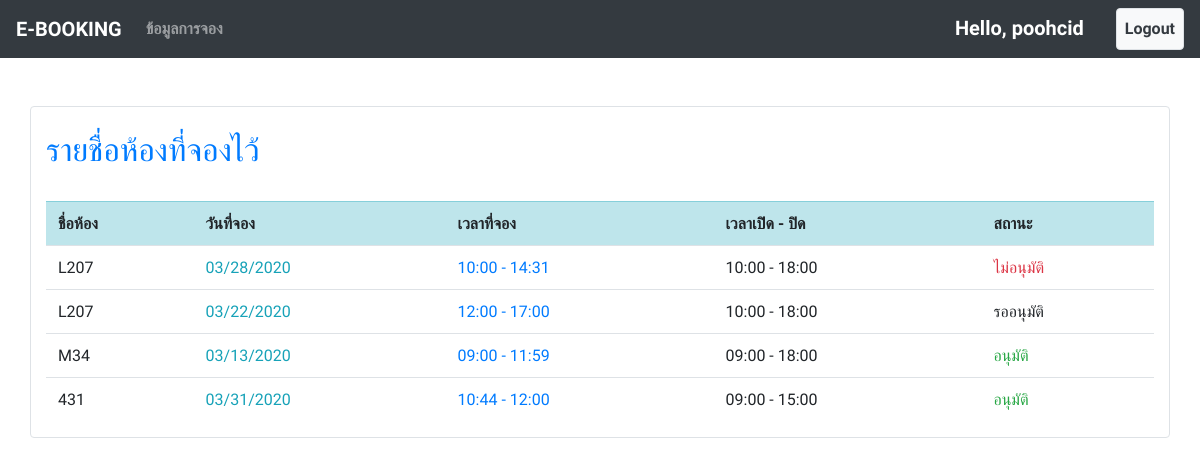
/book_list/ (signed in), run on an earlier commit of the app's database.
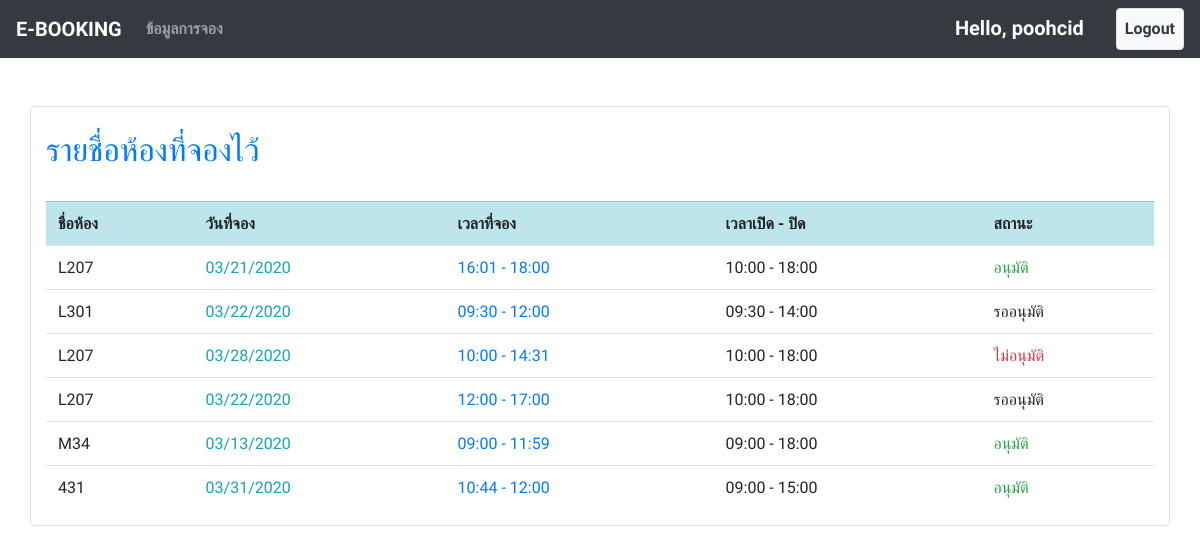
And on a later commit of the database.
### booking/models.py (models this page shows, shortened)
class Booking(models.Model):
    room = models.ForeignKey(Room, on_delete=models.CASCADE, null=True)
    date = models.DateField()
    start_time = models.TimeField()
    end_time = models.TimeField(null=True)
    description = models.TextField()
    status = models.CharField(null=True, default=None, choices=(
        ("รออนุมัติ", "Unknow"),
        ("ไม่อนุมัติ", "No"),
        ("อนุมัติ", "Yes")
    ), max_length=100)
    status_remark = models.TextField(null=True, blank=True)
    book_by = models.ForeignKey(User, on_delete=models.CASCADE, null=True)
    book_date = models.DateField(auto_now=True)

class Room(models.Model):
    name = models.CharField(max_length=100)
    open_time = models.TimeField()
    close_time = models.TimeField()
    capacity = models.IntegerField(default=0)

### booking/views.py (the view)
# urls.py: path('book_list/', views.book_list, name="book_list"), #หน้าข้อมูลการจอง
@login_required
@permission_required('booking.view_booking')
def book_list(request):
    context = {
        "books" : Booking.objects.filter(book_by=request.user).order_by('book_date')[::-1],
        "user" : request.user
    }
    return render(request, 'book_list.html', context=context)

### booking/templates/book_list.html
{% extends "base.html" %}
{% block content %}
    <br><br>
    <div class="container border rounded bg-white">
        <br>
        <h2 class="text-primary">รายชื่อห้องที่จองไว้</h2>
        <br>
        <table class="table">
            <tr class="table-Info">
                <th>ชื่อห้อง</th>
                <th>วันที่จอง</th>
                <th>เวลาที่จอง</th>
                <th>เวลาเปิด - ปิด</th>
                <th>สถานะ</th>
            </tr>
            {% for book in books %}
            <tr>
                <td>{{ book.room.name }}</td>
                <td class="text-info">{{ book.date|date:"SHORT_DATE_FORMAT" }}</td>
                <td class="text-primary">{{ book.start_time|date:"H:i" }} - {{ book.end_time|date:"H:i" }}</td>
                <td>{{ book.room.open_time|date:"H:i" }} - {{ book.room.close_time|date:"H:i" }}</td>
                <td><span class="text-{% if book.status == 'อนุมัติ' %}success{% endif %}{% if book.status == 'ไม่อนุมัติ' %}danger{% endif %}">
                        {% if book.status == 'ไม่อนุมัติ' %}
                        <a href="#" class="text-danger" onclick="alert('เพราะ {{ book.status_remark }}')">{{ book.status }}</a>
                        {% else %}
                        {{ book.status|default_if_none:"รออนุมัติ" }}
                        {% endif %}
                    </span>
                </td>
            </tr>
            {% endfor %}
        </table>
    </div>
{% endblock content %}

### templates/base.html (shortened to what this page needs)
{% load static %}
<html lang="en">
<head>
    <link rel="stylesheet" href="{% static 'css/bootstrap.min.css' %}">
    <link rel="stylesheet" href="{% static 'css/gijgo.css' %}" />
    <link rel="stylesheet" href="{% static 'css/gijgo.min.css' %}" />
</head>
</head>
<body>
    <nav class="navbar navbar-expand-sm bg-dark navbar-dark">
        <a class="navbar-brand" href="\">E-BOOKING</a>
        <div class="collapse navbar-collapse" id="collapsibleNavbar">
            <ul class="navbar-nav">
                {% if user.is_authenticated %}
                    {% if perms.booking.view_booking %}
                    <li class="nav-item">
                        <a class="nav-link" href="/book_list/">ข้อมูลการจอง</a>
                    </li>
                    {% endif %}
                {% endif %}
            </ul>
            <ul class="navbar-nav ml-auto">
                {% if user.is_authenticated %}
                    <li class="nav-item"><span class="navbar-brand">Hello, {{ user.username }}</span></li>
                    <li class="nav-item"></li>
                    <li class="nav-item"><a href="/account/book_logout/" class="nav-link bg-light text-dark border rounded">Logout</a></li>
                {% else %}
                    <li class="nav-item"><a href="/account/book_register/" class="nav-link bg-light text-dark border rounded">Sign up</a></li>
                    <li class="nav-item"><span class="navbar-brand text-dark"></span></li>
                    <li class="nav-item"><a href="/account/book_login/" class="nav-link">Login</a></li>
                {% endif %}
            </ul>
        </div>
    </nav>
    {% block content %}
    {% endblock content %}
</body>
</html>

### templates/base.html (style rules this page uses)
nav { font-weight: bold; }
body { font-family: 'Prompt', sans-serif; }

What changed in the data, as far as the page shows it:
added Booking: room.name "L207", date "03/21/2020", start_time "16:01", end_time "18:00", room.open_time "10:00", room.close_time "18:00", status "อนุมัติ"
added Booking: room.name "L301", date "03/22/2020", start_time "09:30", end_time "12:00", room.open_time "09:30", room.close_time "14:00", status "รออนุมัติ"
